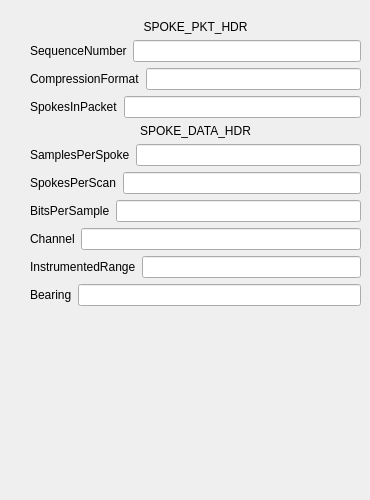
    <widget class="QWidget" name="tab_8">
     <attribute name="title">
      <string>Spokeinfo</string>
     </attribute>
     <widget class="QWidget" name="verticalLayoutWidget_3">
      <property name="geometry">
       <rect>
        <x>30</x>
        <y>20</y>
        <width>331</width>
        <height>471</height>
       </rect>
      </property>
      <layout class="QVBoxLayout" name="verticalLayout_26">
       <item>
        <widget class="QLabel" name="label_56">
         <property name="layoutDirection">
          <enum>Qt::LeftToRight</enum>
         </property>
         <property name="lineWidth">
          <number>1</number>
         </property>
         <property name="text">
          <string>SPOKE_PKT_HDR</string>
         </property>
         <property name="alignment">
          <set>Qt::AlignCenter</set>
         </property>
        </widget>
       </item>
       <item>
        <layout class="QHBoxLayout" name="horizontalLayout_132">
         <property name="spacing">
          <number>6</number>
         </property>
         <item>
          <widget class="QLabel" name="label_137">
           <property name="text">
            <string>SequenceNumber</string>
           </property>
          </widget>
         </item>
         <item>
          <widget class="QLineEdit" name="lineEdit_52"/>
         </item>
        </layout>
       </item>
       <item>
        <layout class="QHBoxLayout" name="horizontalLayout_133">
         <item>
          <widget class="QLabel" name="label_138">
           <property name="text">
            <string>CompressionFormat</string>
           </property>
          </widget>
         </item>
         <item>
          <widget class="QLineEdit" name="lineEdit_125"/>
         </item>
        </layout>
       </item>
       <item>
        <layout class="QHBoxLayout" name="horizontalLayout_134">
         <item>
          <widget class="QLabel" name="label_139">
           <property name="text">
            <string>SpokesInPacket</string>
           </property>
          </widget>
         </item>
         <item>
          <widget class="QLineEdit" name="lineEdit_126"/>
         </item>
        </layout>
       </item>
       <item>
        <widget class="QLabel" name="label_144">
         <property name="layoutDirection">
          <enum>Qt::LeftToRight</enum>
         </property>
         <property name="lineWidth">
          <number>1</number>
         </property>
         <property name="text">
          <string>SPOKE_DATA_HDR</string>
         </property>
         <property name="alignment">
          <set>Qt::AlignCenter</set>
         </property>
        </widget>
       </item>
       <item>
        <layout class="QHBoxLayout" name="horizontalLayout_135">
         <item>
          <widget class="QLabel" name="label_140">
           <property name="text">
            <string>SamplesPerSpoke</string>
           </property>
          </widget>
         </item>
         <item>
          <widget class="QLineEdit" name="lineEdit_127"/>
         </item>
        </layout>
       </item>
       <item>
        <layout class="QHBoxLayout" name="horizontalLayout_136">
         <item>
          <widget class="QLabel" name="label_141">
           <property name="text">
            <string>SpokesPerScan</string>
           </property>
          </widget>
         </item>
         <item>
          <widget class="QLineEdit" name="lineEdit_128"/>
         </item>
        </layout>
       </item>
       <item>
        <layout class="QHBoxLayout" name="horizontalLayout_137">
         <item>
          <widget class="QLabel" name="label_142">
           <property name="text">
            <string>BitsPerSample</string>
           </property>
          </widget>
         </item>
         <item>
          <widget class="QLineEdit" name="lineEdit_129"/>
         </item>
        </layout>
       </item>
       <item>
        <layout class="QHBoxLayout" name="horizontalLayout_138">
         <item>
          <widget class="QLabel" name="label_143">
           <property name="text">
            <string>Channel</string>
           </property>
          </widget>
         </item>
         <item>
          <widget class="QLineEdit" name="lineEdit_130"/>
         </item>
        </layout>
       </item>
       <item>
        <layout class="QHBoxLayout" name="horizontalLayout_139">
         <item>
          <widget class="QLabel" name="label_145">
           <property name="text">
            <string>InstrumentedRange</string>
           </property>
          </widget>
         </item>
         <item>
          <widget class="QLineEdit" name="lineEdit_131"/>
         </item>
        </layout>
       </item>
       <item>
        <layout class="QHBoxLayout" name="horizontalLayout_140">
         <item>
          <widget class="QLabel" name="label_146">
           <property name="text">
            <string>Bearing</string>
           </property>
          </widget>
         </item>
         <item>
          <widget class="QLineEdit" name="lineEdit_132"/>
         </item>
        </layout>
       </item>
       <item>
        <spacer name="verticalSpacer_33">
         <property name="orientation">
          <enum>Qt::Vertical</enum>
         </property>
         <property name="sizeHint" stdset="0">
          <size>
           <width>20</width>
           <height>40</height>
          </size>
         </property>
        </spacer>
       </item>
      </layout>
     </widget>
    </widget>
